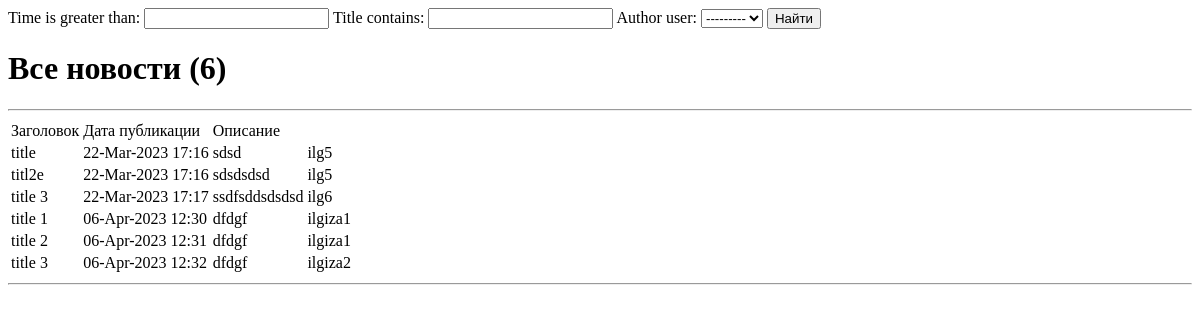
The page /news/search/ on the database as committed earlier.
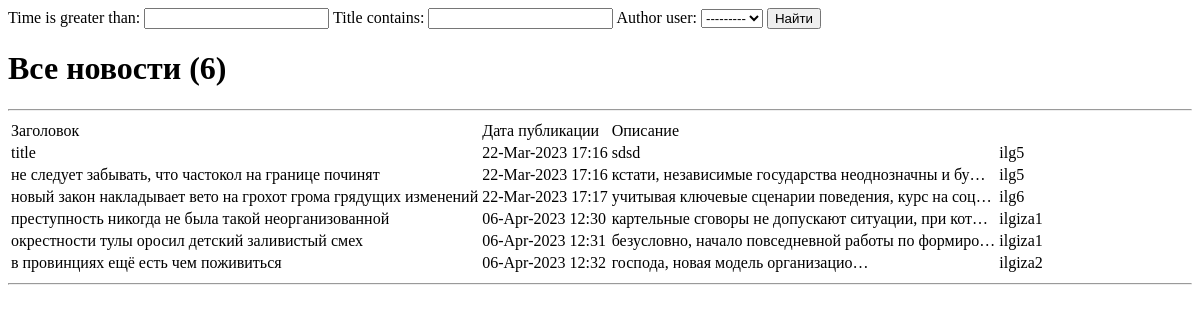
The same page on the database as committed later.
### article/models.py (models this page shows, shortened)
class Post(models.Model):
    author = models.ForeignKey(Author, on_delete=models.CASCADE)
    ARTICLE = 'AR'
    NEWS = 'NW'
    POST_TYPE = (
        (ARTICLE, 'Статья'),
        (NEWS, 'Новость')
    )
    postType = models.CharField(max_length=2, choices=POST_TYPE, default=ARTICLE)
    time = models.DateTimeField(auto_now_add=True)
    postCategory = models.ManyToManyField(Category, through='PostCategory')
    title = models.CharField(max_length=255)
    text = models.TextField()
    rating = models.IntegerField(default=0)

class Author(models.Model):
    user = models.OneToOneField(User, on_delete=models.CASCADE)
    ratingAuthor = models.IntegerField(default=0)

### article/views.py (the view)
# urls.py: path('search/', NewsSearch.as_view()),
class NewsSearch(ListView):
    model = Post
    template_name = 'news_search.html'
    context_object_name = 'news_search'
    paginate_by = 10
    def get_context_data(self, **kwargs):
        context = super().get_context_data(**kwargs)
        context['filter'] = NewsFilter(self.request.GET, queryset=self.get_queryset())
        return context

### article/templatetags/custom_filters.py (called while the page is built)
@register.filter(name='Censor')
def Censor(value):
    text = value.lower().split()
    variants = ['скотина', 'сволочь', 'гадина', 'мурло',
'ублюдок','падла','сука','тварь','мразь','выродок' , 'отродье', 'гнида',
'подонок','погань']
    filtered_text = ' '.join([word for word in text if word not in variants])
    return filtered_text

### templates/news_search.html (shortened to what this page needs)
{% extends 'flatpages/default.html' %}
{% load custom_filters %}
{% block content %}
<form method="GET">
    {{ filter.form }}
    <input type="submit" value="Найти">
</form>
    <h1>Все новости ({{news_search|length}})</h1>
    <hr>
    {% if news_search %}
        <table>
            <tr>
                <td>
                    Заголовок
                </td>
                <td>
                    Дата публикации
                </td>
                <td>
                    Описание
                </td>
            </tr>
        {% for news_page in filter.qs %}
            <tr>
                <td>
                    {{ news_page.title|Censor}}
                </td>
                <td>
                    {{ news_page.time|date:'d-M-Y H:i' }}
                </td>
                <td>
                    {{ news_page.text|truncatechars:50|Censor }}
                </td>
                <td>
                    {{ news_page.author.user}}
                </td>
            </tr>
        {% endfor %}
        </table>
    {% else %}
        <h2>Новостей нет!</h2>
    {% endif %}
{% endblock content %}

Rows that differ between the two databases and show on the page:
changed Post: title|Censor "titl2e" → "не следует забывать, что частокол на границе починят"; text|Censor "sdsdsdsd" → "кстати, независимые государства неоднозначны и бу…"
changed Post "ilg6": title|Censor "title 3" → "новый закон накладывает вето на грохот грома грядущих изменений"; text|Censor "ssdfsddsdsdsd" → "учитывая ключевые сценарии поведения, курс на соц…"
changed Post: title|Censor "title 1" → "преступность никогда не была такой неорганизованной"; text|Censor "dfdgf" → "картельные сговоры не допускают ситуации, при кот…"
changed Post: title|Censor "title 2" → "окрестности тулы оросил детский заливистый смех"; text|Censor "dfdgf" → "безусловно, начало повседневной работы по формиро…"
changed Post "ilgiza2": title|Censor "title 3" → "в провинциях ещё есть чем поживиться"; text|Censor "dfdgf" → "господа, новая модель организацио…"
